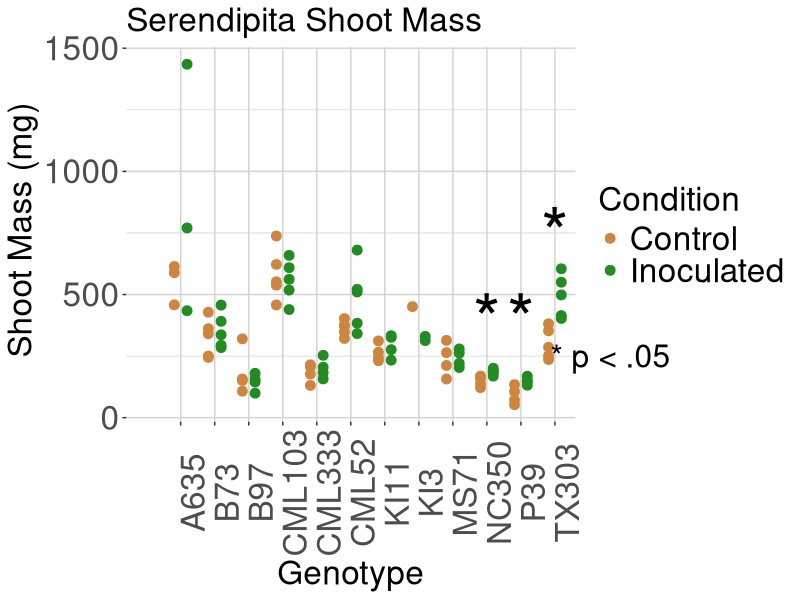
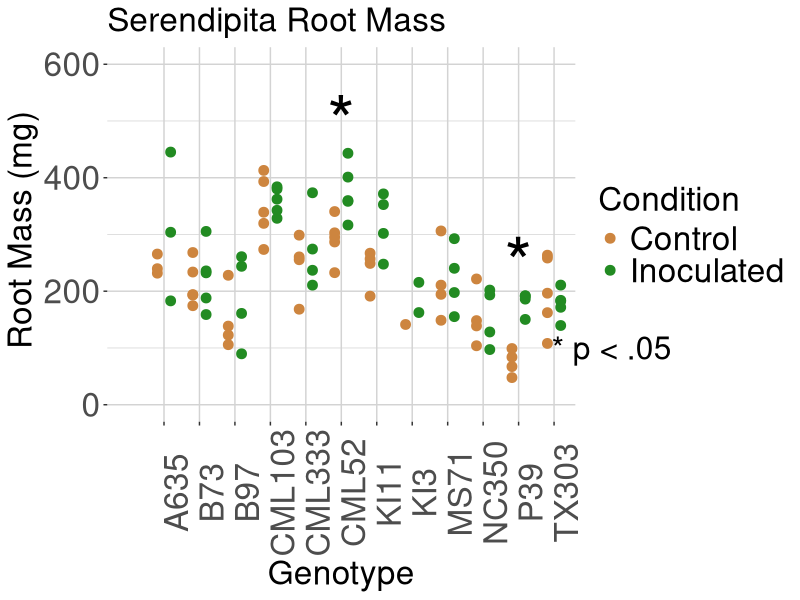
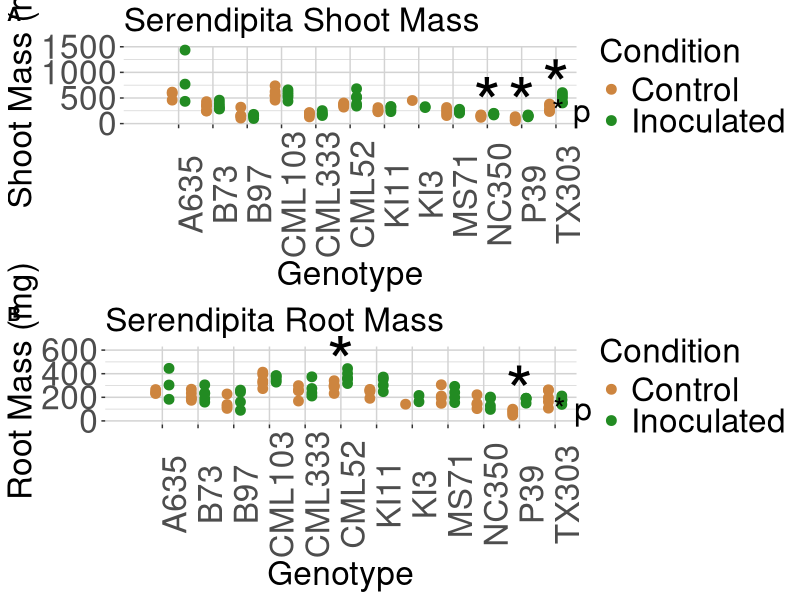

Generate these figures, in order, with R:
# This script will combine the analysis and create final figures for my final combined data. 

getwd()                        # PLEASE CHANGE YOUR WD
setwd("/home/coreyschultz/1.Projects/2.Maize.Endophyte.Project/Final_Data_and_Figs")
getwd()
library(tidyr)
library(tidyverse)
library(broom)
library(ggplot2)
library(car)
library(data.table)
library(ggpubr)

Herb_data = read.csv("Final_Herb_Data.csv", sep =",")
Burk_data = read.csv("Final_Burk_Data.csv", sep =",")
Serendip_data = read.csv("Final_Sbecsii_Data.csv", sep =",")

names(Herb_data) <- c("Genotype", "Condition", "Rep", "Endophyte","Chlorophyll1","Chlorophyll2","Chlorophyll3",
                      "PlantHeight","LeafArea","RootLength","RootVolume","Group_or_Date")
names(Burk_data) <- c("Genotype", "Condition", "Rep", "Endophyte",
                      "PlantHeight","LeafArea","RootLength","RootVolume")
names(Serendip_data) <- c("Genotype", "Condition", "Rep", "Endophyte",
                          "PlantHeight","RootLength","RootMass","ShootMass")


Serendip_data$Condition <- gsub('C', 'Control', Serendip_data$Condition)
Serendip_data$Condition <- gsub('I', 'Inoculated', Serendip_data$Condition)
colnames(Serendip_data)

Fig2A_above <- ggplot(Serendip_data, aes(x =Genotype, y=ShootMass, group = Condition, fill = Condition)) + 
  geom_point(aes(colour = Condition),size=3, position = position_dodge(width = .75)) + 
  scale_color_manual(values = c( "tan3", "forestgreen")) + ylab(" Shoot Mass (mg)") + 
  theme(axis.text.x = element_text(angle = 90, size = 24), axis.title.x = element_text(size = 24)) + 
  theme(axis.text.y = element_text(size = 24), axis.title.y = element_text(size = 24), plot.title = element_text(size=24)) + 
  theme(legend.title = element_text(size=24), legend.text = element_text(size=24)) + 
  ggtitle("Serendipita Shoot Mass") + theme(panel.background = element_rect(fill = "white",
                                                                            colour = "white"), 
                                            panel.grid.major = element_line(size = 0.5, linetype = 'solid',
                                                                            colour = "light grey"), 
                                            panel.grid.minor = element_line(size = 0.25, linetype = 'solid',
                                                                            colour = "light grey")) +
  annotate("text", x = 13.5, y = 250, label = " * p < .05", size = 8) + coord_cartesian(xlim = c(0,12), clip = 'off')+
  annotate("text", x = 10, y = 400, label = " * ", size = 18) + 
  annotate("text", x = 11, y = 400, label = " * ", size = 18) +
  annotate("text", x = 12, y = 750, label = " * ", size = 18) + theme(legend.position = "right")
Fig2A_above


Fig2B_above <- ggplot(Serendip_data, aes(x =Genotype, y=RootMass, group = Condition, fill = Condition)) + 
  geom_point(aes(colour = Condition),size=3, position = position_dodge(width = .75)) + 
  scale_color_manual(values = c( "tan3", "forestgreen")) + ylab(" Root Mass (mg)") + 
  theme(axis.text.x = element_text(angle = 90, size = 24), axis.title.x = element_text(size = 24)) + 
  theme(axis.text.y = element_text(size = 24), axis.title.y = element_text(size = 24), plot.title = element_text(size=24)) + 
  theme(legend.title = element_text(size=24), legend.text = element_text(size=24)) + 
  ggtitle("Serendipita Root Mass") + theme(panel.background = element_rect(fill = "white",
                                                                           colour = "white"), 
                                           panel.grid.major = element_line(size = 0.5, linetype = 'solid',
                                                                           colour = "light grey"), 
                                           panel.grid.minor = element_line(size = 0.25, linetype = 'solid',
                                                                           colour = "light grey")) +
  annotate("text", x = 13.5, y = 100, label = " * p < .05", size = 8) + coord_cartesian(xlim = c(0,12), ylim = c(0,600), clip = 'off') +
  annotate("text", x = 6, y = 500, label = " * ", size = 18) + 
  annotate("text", x = 11, y = 250, label = " * ", size = 18) 
# labs(caption=str_wrap(fig2_cap, 100)) + 
# theme(plot.caption = element_text(hjust = 0.5,size = 22)) + theme(legend.position = "right")

Fig2B_above



Figure2 <- ggarrange(Fig2A_above, Fig2B_above, ncol =1, nrow = 2, labels = c("A", "B"))
Figure2


